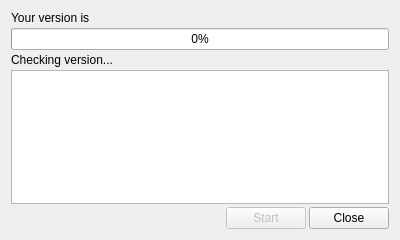
<?xml version="1.0" encoding="UTF-8"?>
<ui version="4.0">
 <class>Updater</class>
 <widget class="QDialog" name="Updater">
  <property name="windowModality">
   <enum>Qt::WindowModal</enum>
  </property>
  <property name="enabled">
   <bool>true</bool>
  </property>
  <property name="geometry">
   <rect>
    <x>0</x>
    <y>0</y>
    <width>400</width>
    <height>240</height>
   </rect>
  </property>
  <property name="windowTitle">
   <string>Caesium updater</string>
  </property>
  <property name="windowIcon">
   <iconset resource="icons.qrc">
    <normaloff>:/icons/updates.png</normaloff>:/icons/updates.png</iconset>
  </property>
  <property name="modal">
   <bool>false</bool>
  </property>
  <layout class="QVBoxLayout" name="verticalLayout_2">
   <item>
    <layout class="QVBoxLayout" name="verticalLayout">
     <property name="spacing">
      <number>3</number>
     </property>
     <item>
      <widget class="QLabel" name="versionLabel">
       <property name="sizePolicy">
        <sizepolicy hsizetype="Preferred" vsizetype="Fixed">
         <horstretch>0</horstretch>
         <verstretch>0</verstretch>
        </sizepolicy>
       </property>
       <property name="text">
        <string>Your version is </string>
       </property>
      </widget>
     </item>
     <item>
      <widget class="QProgressBar" name="progressBar">
       <property name="value">
        <number>0</number>
       </property>
       <property name="textVisible">
        <bool>true</bool>
       </property>
      </widget>
     </item>
     <item>
      <layout class="QHBoxLayout" name="horizontalLayout_2">
       <item>
        <widget class="QLabel" name="statusLabel">
         <property name="sizePolicy">
          <sizepolicy hsizetype="Expanding" vsizetype="Fixed">
           <horstretch>0</horstretch>
           <verstretch>0</verstretch>
          </sizepolicy>
         </property>
         <property name="text">
          <string>Checking version...</string>
         </property>
        </widget>
       </item>
      </layout>
     </item>
     <item>
      <widget class="QTextEdit" name="changelogTextEdit"/>
     </item>
     <item>
      <layout class="QHBoxLayout" name="horizontalLayout">
       <item>
        <spacer name="horizontalSpacer">
         <property name="orientation">
          <enum>Qt::Horizontal</enum>
         </property>
         <property name="sizeHint" stdset="0">
          <size>
           <width>40</width>
           <height>20</height>
          </size>
         </property>
        </spacer>
       </item>
       <item>
        <widget class="QPushButton" name="startButton">
         <property name="enabled">
          <bool>false</bool>
         </property>
         <property name="text">
          <string>Start</string>
         </property>
        </widget>
       </item>
       <item>
        <widget class="QPushButton" name="closeButton">
         <property name="text">
          <string>Close</string>
         </property>
        </widget>
       </item>
      </layout>
     </item>
    </layout>
   </item>
  </layout>
 </widget>
 <resources>
  <include location="icons.qrc"/>
 </resources>
 <connections/>
</ui>
